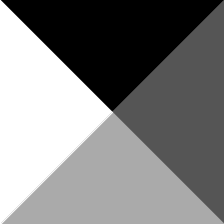
Frame 1 (no input)
Frame 2 (the mouse pressed at the canvas centre, redrawn once): identical to frame 1, image omitted

The Processing sketch that drew this single still picture (run headless with seeded random() and noise(); the mouse was pressed at the canvas centre and the sketch redrawn once):

// Processing sketch: Conic_Stride
// ── Conic_Stride.pde
color b1,b2;
float smt, nstep;
void setup(){
  size(224,224);
  noLoop();
}

void draw(){
  int r1 = 0;
  int r2 = 255;
  b1 = color(r1);
  b2 = color(r2);
  for(int level=0; level<10;level++){
    
    if(level == 0){
     nstep = width/2;
    }
    else if(level <= 5){
     nstep = map(level,1,5,10,5);
    }
    else if(level>= 6){
     nstep = map(level,6,9,4,1);
    }
   
    smt = width/nstep;
    conicGradient(r1,r2,smt);
    
    PImage temp = get();
    String fileName = String.format("Output/tri-c%02d.png",level);
    temp.save(fileName);
    
    
  }
  
 
 
}

void conicGradient(int r1, int r2, float smt){
  
  
  for(int x = 0; x<= width-smt; x+=smt){
    
    float inter = map(x,0,4*width-smt,0,1);
    color col = lerpColor(r1,r2,inter);
    stroke(col);
    fill(col);
    //line(width/2,height/2,x,0);
    triangle(x,0,x+smt,0,width/2,height/2);
   
  }
  
  for(int y = 0; y<= height-smt; y+=smt){
    
    float inter = map(y+width,0,4*width-smt,0,1);
    color col = lerpColor(r1,r2,inter);
    stroke(col);
    fill(col);
    //line(width/2,height/2,x,0);
    triangle(width,y,width,y+smt,width/2,height/2);
  }
  
  for(int x = 0; x<= width-smt; x+=smt){
    
    float inter = map(x+2*width,0,4*width-smt,0,1);
    color col = lerpColor(r1,r2,inter);
    stroke(col);
    fill(col);
    triangle(width-x,height,(width-x)-smt,height,width/2,height/2);
  }
  
  for(int y = 0; y<= height-smt; y+=smt){
    
    float inter = map(y+3*width,0,4*width-smt,0,1);
    color col = lerpColor(r1,r2,inter);
    stroke(col);
    fill(col);
    //line(width/2,height/2,x,0);
    triangle(0,height-y,0,(height-y)-smt,width/2,height/2);
  } 
  
}
